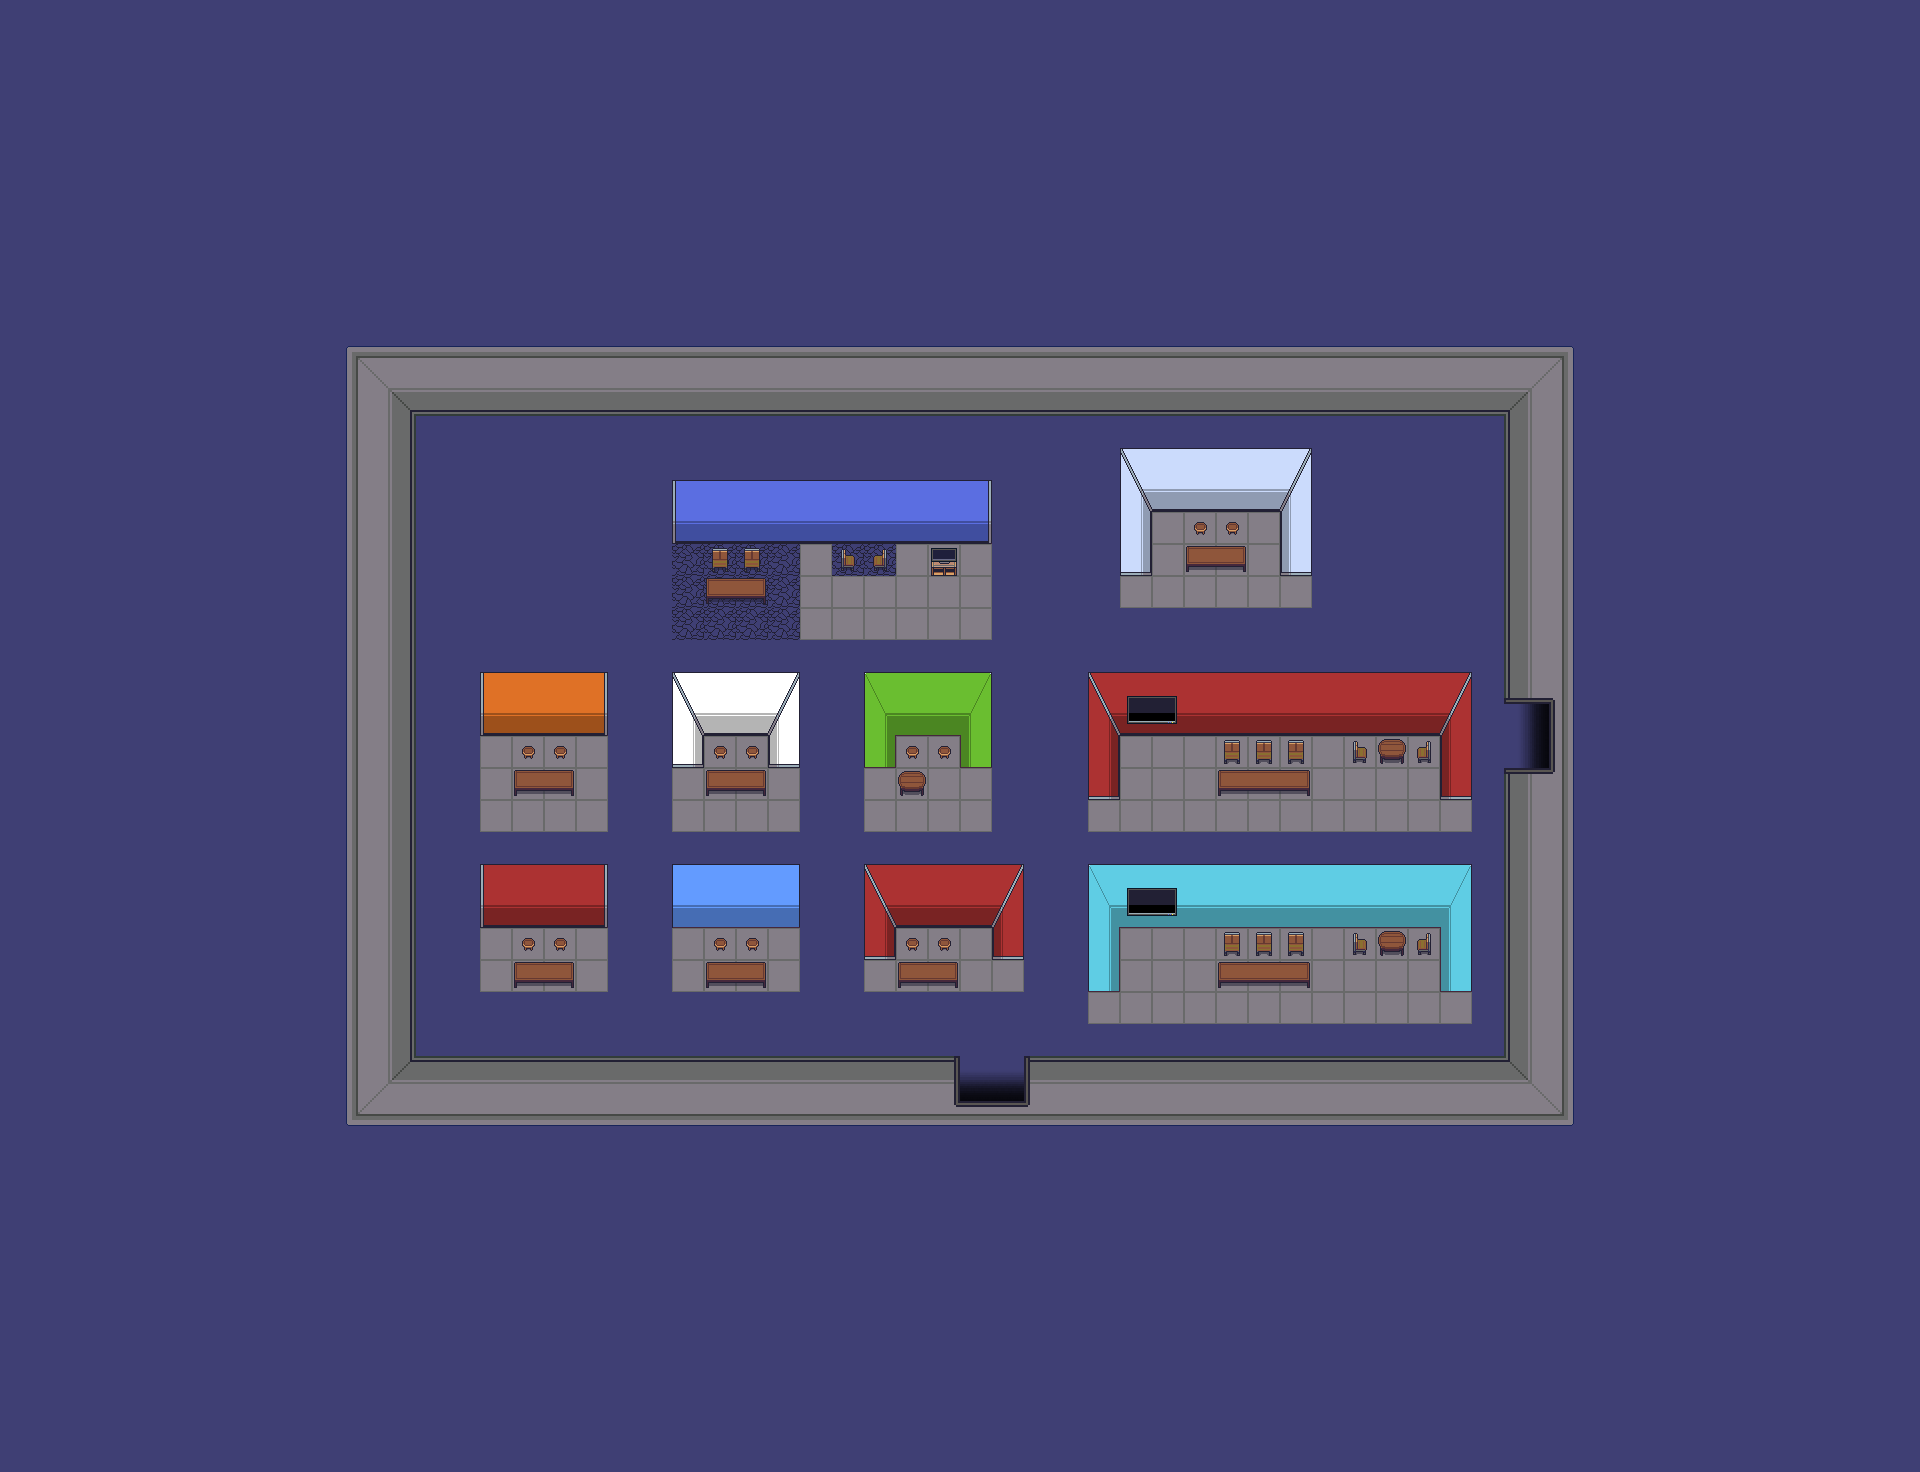

Below is a game level as drawn by its tile map, then a one-line description and the .tmx that defines it (tile-layer data replaced by summaries):
An orthogonal 60x46 tile map with 32x32 px tiles, 10 tile layers (Background, Ground, Ground 2, Ground 3, ...), 3 tilesets.

<map version="1.2" tiledversion="1.3.5" orientation="orthogonal" renderorder="right-down" width="60" height="46" tilewidth="32" tileheight="32" infinite="0" nextlayerid="11" nextobjectid="1">
 <tileset firstgid="1" source="../../tilesets/Gather University 0.x.tsx" />
 <tileset firstgid="465" source="../../tilesets/Gather Conference 0.x.tsx" />
 <tileset firstgid="1489" source="../../tilesets/Gather Games 0.x.tsx" />
 <layer id="2" name="Background" width="60" height="46">
  <data>[2760 cells, 2758 non-empty, 1 distinct tile ids]</data>
 </layer>
 <layer id="3" name="Ground" width="60" height="46">
  <data>[2760 cells, 820 non-empty, 2 distinct tile ids]</data>
 </layer>
 <layer id="4" name="Ground 2" width="60" height="46">
  <data>[2760 cells, 250 non-empty, 4 distinct tile ids]</data>
 </layer>
 <layer id="8" name="Ground 3" width="60" height="46">
  <data>[2760 cells, 4 non-empty, 1 distinct tile ids]</data>
 </layer>
 <layer id="10" name="Backdrop Underlayer" width="60" height="46">
  <data>[2760 cells, 148 non-empty, 8 distinct tile ids]</data>
 </layer>
 <layer id="9" name="Backdrop Lines" width="60" height="46">
  <data>[2760 cells, 153 non-empty, 34 distinct tile ids]</data>
 </layer>
 <layer id="5" name="L1" width="60" height="46">
  <data>[2760 cells, 52 non-empty, 8 distinct tile ids]</data>
 </layer>
 <layer id="7" name="L2" width="60" height="46">
  <data>[2760 cells, 8 non-empty, 4 distinct tile ids]</data>
 </layer>
 <layer id="6" name="Shadow" width="60" height="46">
  <data>[2760 cells, 16 non-empty, 8 distinct tile ids]</data>
 </layer>
 <layer id="1" name="Walls" width="60" height="46">
  <data>[2760 cells, 360 non-empty, 33 distinct tile ids]</data>
 </layer>
</map>
